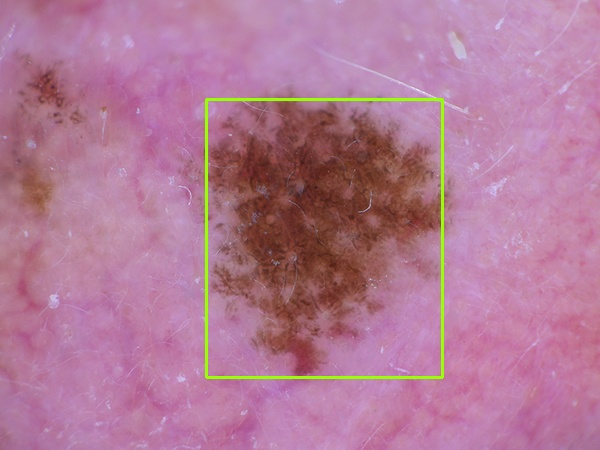
#> input picture server_flask/skin-api/images/changed/5.jpg, 600 x 450 px, found by its file name
$ jupyter execute 'skin_segmentation_학습.ipynb'
#> lines starting #> are read from the running program, lines starting #| are printed output that depends on the picture; after the words box and inside, x2 and y2 are one past the last pixel; in counts of white or black regions, pixels touching at a corner belong together
[cell 1]
import numpy as np
import cv2
import os
from matplotlib import pyplot as plt

# 해당 path에 원본 사진 옮겨놓고 시작
path = r'./images/original/3/'
save_path = r'./images/changed/'
# for i in os.listdir(path):
#     print(i)

[cell 2]
# 이미지 로드 및 그레이 이미지로 변경
i = '5.jpg'
image = cv2.imread(path+i)
#> image is the input picture: shape (450, 600, 3); mean B, G, R 151.1, 122.1, 178
plt.imshow(image)

[cell 3]
gray = cv2.cvtColor(image, cv2.COLOR_BGR2GRAY)
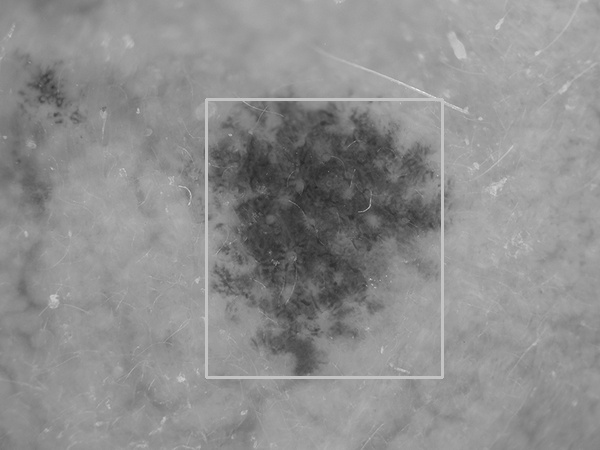
#> gray: shape (450, 600); min 35, max 239, mean 142.1
plt.imshow(gray)

[cell 4]
# 이미지 노이즈 제거
kernel1 = np.ones((5,5),np.float32)/25
dst1 = cv2.filter2D(gray,-1,kernel1)

plt.imshow( dst1)

[cell 5]
#  threshold 이미지 필터 생성
ret2, th2 = cv2.threshold(dst1, 45, 255,  cv2.THRESH_TRUNC+cv2.THRESH_OTSU) # cv2.THRESH_BINARY+cv2.THRESH_OTSU
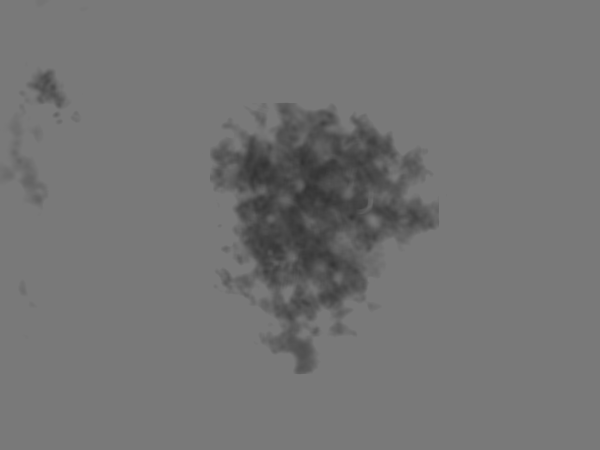
#> th2: shape (450, 600); min 51, max 121, mean 116.2
#> ret2 = 121

plt.imshow( th2)

[cell 6]
# 불규칙한 모양과 노이즈 제거
kernel3 = np.ones((5,5), np.uint8)
img_erosion = cv2.erode(th2, kernel3, iterations=5)
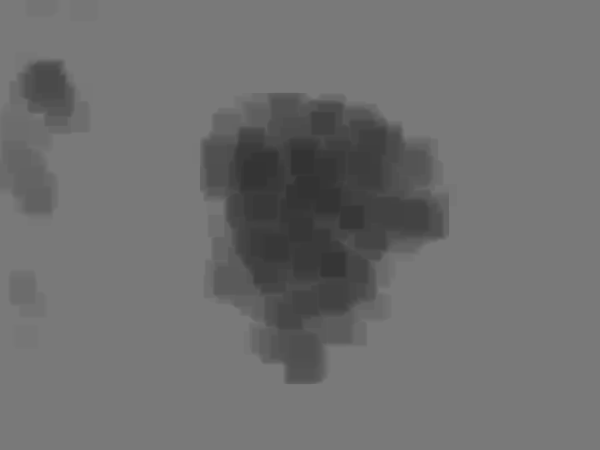
#> img_erosion: shape (450, 600); min 51, max 121, mean 111.7
plt.imshow(img_erosion)

[cell 7]
# 관심 영역에 대한 확장
img_dilation = cv2.dilate(img_erosion, kernel3, iterations=5)

contours, hierarchy = cv2.findContours(img_dilation, cv2.RETR_EXTERNAL, cv2.CHAIN_APPROX_NONE)
#> contours = 1 contour; box (x1, y1, x2, y2) and area: (0, 0, 600, 450) 268951

if len(contours) != 0:
    c = max(contours, key = cv2.contourArea)
#> c = contour of 2096 points, box (x1, y1, x2, y2) (0, 0, 600, 450), area 268951
    x,y,w,h = cv2.boundingRect(c)
#> x = 0; y = 0; w = 600; h = 450
    new_img = gray[y:y+h,x:x+w]
plt.imshow(new_img)

[cell 8]
median_filter = cv2.medianBlur(new_img, 5)

kernel=cv2.getStructuringElement(cv2.MORPH_RECT,(9,9))
erosion = cv2.morphologyEx(median_filter, cv2.MORPH_ERODE, kernel)
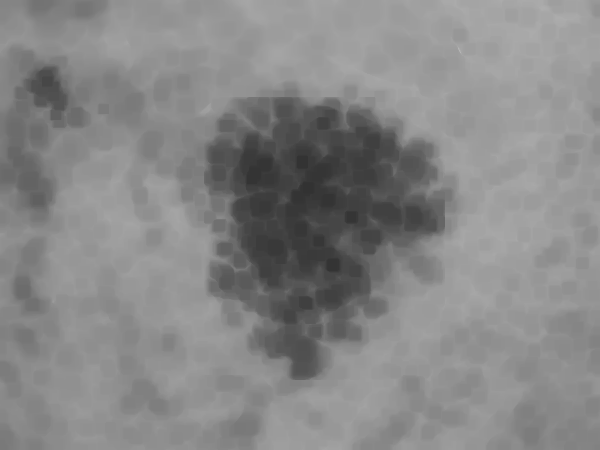
#> erosion: shape (450, 600); min 50, max 182, mean 134.9
dilation = cv2.morphologyEx(erosion, cv2.MORPH_DILATE, kernel)

ret3,th3 = cv2.threshold(dilation,180,255,cv2.THRESH_BINARY)
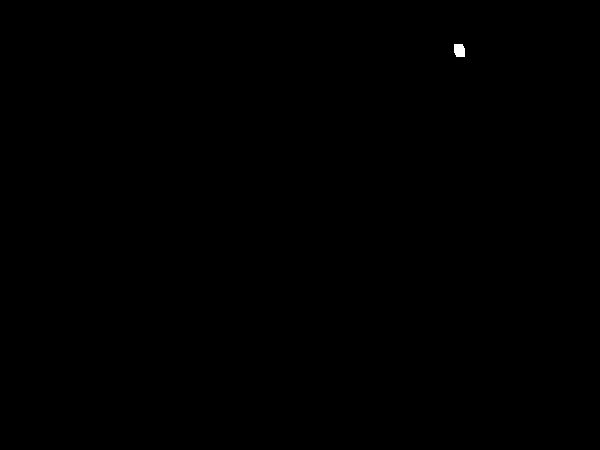
#> th3: shape (450, 600); 0.05% white; 1 white region, box (x1, y1, x2, y2) and area: (454, 44, 465, 57) 131
th3 = cv2.bitwise_not(th3)
plt.imshow( th3)

[cell 9]
contours,hierarchy = cv2.findContours(th3, cv2.RETR_EXTERNAL, cv2.CHAIN_APPROX_NONE)

[cell 10]
if len(contours) != 0:
    c = max(contours, key = cv2.contourArea)
    x,y,w,h = cv2.boundingRect(c)
    cancer = image[y:y+h,x:x+w]

    new_img = cv2.rectangle(image, (x, y), (x + w, y + h), (0,255,150), 2)

plt.imshow( new_img)

[cell 11]
plt.imshow(cancer)

[cell 12]
cv2.imwrite(save_path+i,new_img )
#> Out = True
